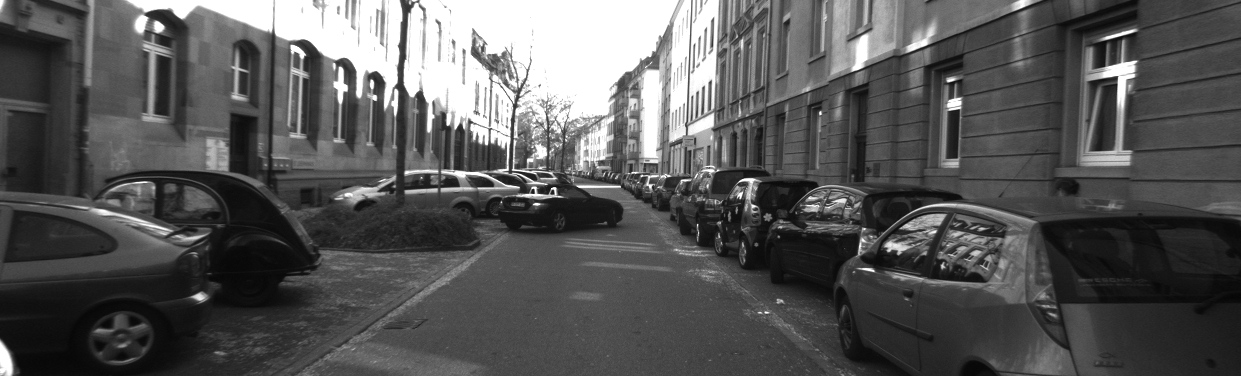
%> input picture week4/data_stereo_flow/training/image_0/000045_10.png, 1241 x 376 px
$ octave start_HS.m   (GNU Octave 9; MATLAB toolbox functions it lacks are replaced by stand-ins)
%> lines starting %> are read from the running program, lines starting %| are printed output that depends on the picture
% Load the targe frames (sequence 1)
A1 = imread('data_stereo_flow/training/image_0/000045_10.png');
%> A1 is the input picture: size 376x1241 uint8; min 5, max 255, mean 87
A2 = imread('data_stereo_flow/training/image_0/000045_11.png');
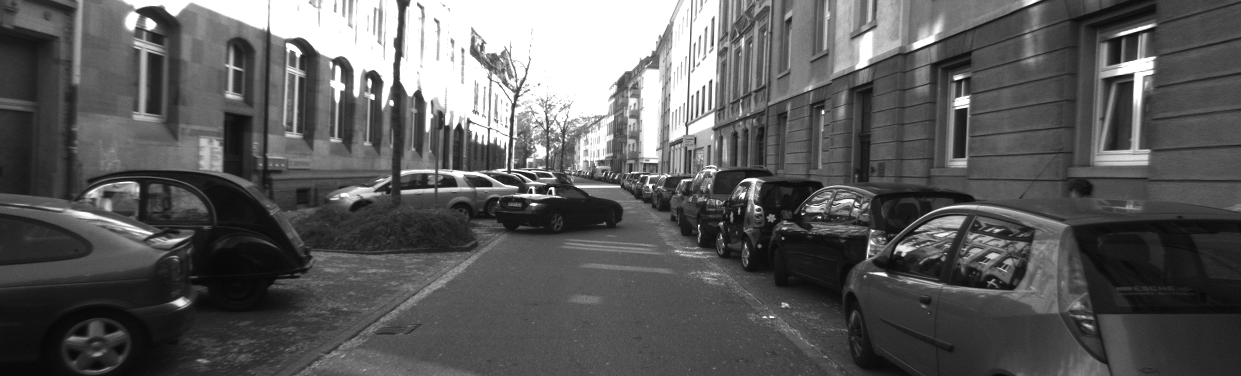
%> input picture week4/data_stereo_flow/training/image_0/000045_11.png, 1241 x 376 px
%> A2 is the input picture: size 376x1241 uint8; min 6, max 255, mean 91.7

% Load the targe frames (sequence 2)
B1 = imread('data_stereo_flow/training/image_0/000157_10.png');
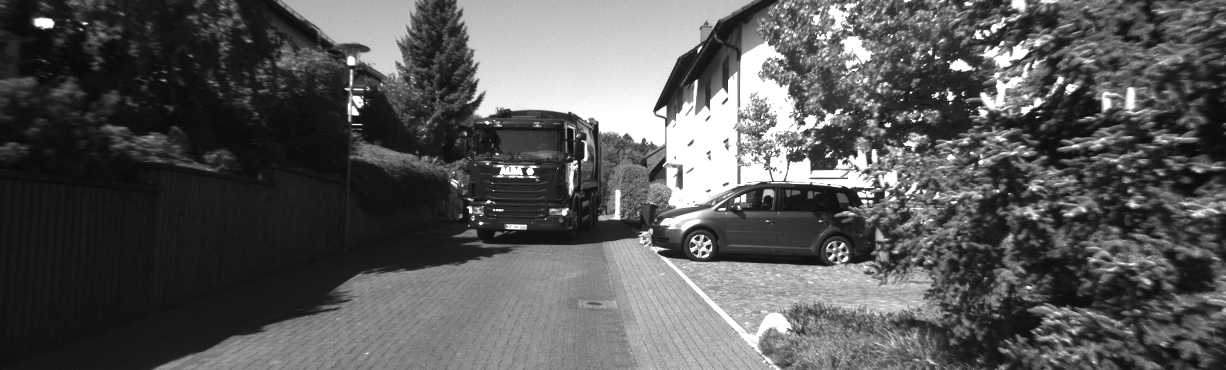
%> input picture week4/data_stereo_flow/training/image_0/000157_10.png, 1226 x 370 px
%> B1 is the input picture: size 370x1226 uint8; min 8, max 255, mean 88.3
%> (the run ends here)
